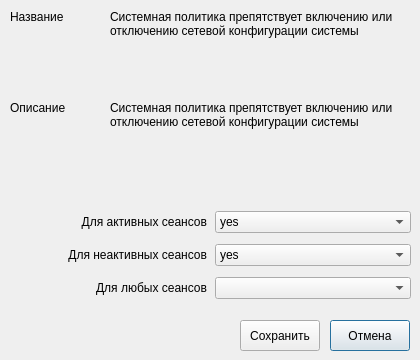
<?xml version="1.0" encoding="UTF-8"?>
<ui version="4.0">
 <class>Dialog</class>
 <widget class="QDialog" name="Dialog">
  <property name="windowModality">
   <enum>Qt::ApplicationModal</enum>
  </property>
  <property name="geometry">
   <rect>
    <x>0</x>
    <y>0</y>
    <width>420</width>
    <height>360</height>
   </rect>
  </property>
  <property name="sizePolicy">
   <sizepolicy hsizetype="Fixed" vsizetype="Preferred">
    <horstretch>0</horstretch>
    <verstretch>0</verstretch>
   </sizepolicy>
  </property>
  <property name="minimumSize">
   <size>
    <width>420</width>
    <height>360</height>
   </size>
  </property>
  <property name="maximumSize">
   <size>
    <width>420</width>
    <height>360</height>
   </size>
  </property>
  <property name="windowTitle">
   <string>Изменение политики</string>
  </property>
  <property name="modal">
   <bool>true</bool>
  </property>
  <widget class="QWidget" name="layoutWidget">
   <property name="geometry">
    <rect>
     <x>10</x>
     <y>10</y>
     <width>401</width>
     <height>181</height>
    </rect>
   </property>
   <layout class="QGridLayout" name="gridLayout">
    <property name="spacing">
     <number>0</number>
    </property>
    <item row="0" column="0">
     <widget class="QLabel" name="label">
      <property name="maximumSize">
       <size>
        <width>100</width>
        <height>16777215</height>
       </size>
      </property>
      <property name="text">
       <string>Название</string>
      </property>
      <property name="alignment">
       <set>Qt::AlignLeading|Qt::AlignLeft|Qt::AlignTop</set>
      </property>
     </widget>
    </item>
    <item row="0" column="1">
     <widget class="QLabel" name="lbMessage">
      <property name="text">
       <string>Системная политика препятствует включению или отключению сетевой конфигурации системы</string>
      </property>
      <property name="textFormat">
       <enum>Qt::PlainText</enum>
      </property>
      <property name="alignment">
       <set>Qt::AlignLeading|Qt::AlignLeft|Qt::AlignTop</set>
      </property>
      <property name="wordWrap">
       <bool>true</bool>
      </property>
     </widget>
    </item>
    <item row="1" column="0">
     <widget class="QLabel" name="label_3">
      <property name="maximumSize">
       <size>
        <width>100</width>
        <height>16777215</height>
       </size>
      </property>
      <property name="text">
       <string>Описание</string>
      </property>
      <property name="alignment">
       <set>Qt::AlignLeading|Qt::AlignLeft|Qt::AlignTop</set>
      </property>
     </widget>
    </item>
    <item row="1" column="1">
     <widget class="QLabel" name="lbDescription">
      <property name="text">
       <string>Системная политика препятствует включению или отключению сетевой конфигурации системы</string>
      </property>
      <property name="textFormat">
       <enum>Qt::PlainText</enum>
      </property>
      <property name="alignment">
       <set>Qt::AlignLeading|Qt::AlignLeft|Qt::AlignTop</set>
      </property>
      <property name="wordWrap">
       <bool>true</bool>
      </property>
     </widget>
    </item>
   </layout>
  </widget>
  <widget class="QWidget" name="layoutWidget">
   <property name="geometry">
    <rect>
     <x>10</x>
     <y>200</y>
     <width>401</width>
     <height>111</height>
    </rect>
   </property>
   <layout class="QGridLayout" name="gridLayout_2" rowstretch="0,0,0">
    <property name="leftMargin">
     <number>0</number>
    </property>
    <property name="horizontalSpacing">
     <number>8</number>
    </property>
    <property name="verticalSpacing">
     <number>0</number>
    </property>
    <item row="0" column="0">
     <widget class="QLabel" name="lbActive">
      <property name="text">
       <string>Для активных сеансов</string>
      </property>
      <property name="alignment">
       <set>Qt::AlignRight|Qt::AlignTrailing|Qt::AlignVCenter</set>
      </property>
     </widget>
    </item>
    <item row="0" column="1">
     <widget class="QComboBox" name="cbActive">
      <item>
       <property name="text">
        <string>yes</string>
       </property>
      </item>
      <item>
       <property name="text">
        <string>no</string>
       </property>
      </item>
      <item>
       <property name="text">
        <string>auth_self</string>
       </property>
      </item>
      <item>
       <property name="text">
        <string>auth_self_keep</string>
       </property>
      </item>
      <item>
       <property name="text">
        <string>auth_admin</string>
       </property>
      </item>
      <item>
       <property name="text">
        <string>auth_admin_keep</string>
       </property>
      </item>
     </widget>
    </item>
    <item row="1" column="0">
     <widget class="QLabel" name="lbInactive">
      <property name="text">
       <string>Для неактивных сеансов</string>
      </property>
      <property name="alignment">
       <set>Qt::AlignRight|Qt::AlignTrailing|Qt::AlignVCenter</set>
      </property>
     </widget>
    </item>
    <item row="1" column="1">
     <widget class="QComboBox" name="cbInactive">
      <item>
       <property name="text">
        <string>yes</string>
       </property>
      </item>
      <item>
       <property name="text">
        <string>no</string>
       </property>
      </item>
      <item>
       <property name="text">
        <string>auth_self</string>
       </property>
      </item>
      <item>
       <property name="text">
        <string>auth_self_keep</string>
       </property>
      </item>
      <item>
       <property name="text">
        <string>auth_admin</string>
       </property>
      </item>
      <item>
       <property name="text">
        <string>auth_admin_keep</string>
       </property>
      </item>
     </widget>
    </item>
    <item row="2" column="0">
     <widget class="QLabel" name="lbAny">
      <property name="text">
       <string>Для любых сеансов</string>
      </property>
      <property name="alignment">
       <set>Qt::AlignRight|Qt::AlignTrailing|Qt::AlignVCenter</set>
      </property>
     </widget>
    </item>
    <item row="2" column="1">
     <widget class="QComboBox" name="cbAny">
      <item>
       <property name="text">
        <string/>
       </property>
      </item>
      <item>
       <property name="text">
        <string>yes</string>
       </property>
      </item>
      <item>
       <property name="text">
        <string>no</string>
       </property>
      </item>
      <item>
       <property name="text">
        <string>auth_self</string>
       </property>
      </item>
      <item>
       <property name="text">
        <string>auth_self_keep</string>
       </property>
      </item>
      <item>
       <property name="text">
        <string>auth_admin</string>
       </property>
      </item>
      <item>
       <property name="text">
        <string>auth_admin_keep</string>
       </property>
      </item>
     </widget>
    </item>
   </layout>
  </widget>
  <widget class="QPushButton" name="btCancel">
   <property name="geometry">
    <rect>
     <x>330</x>
     <y>320</y>
     <width>80</width>
     <height>31</height>
    </rect>
   </property>
   <property name="text">
    <string>Отмена</string>
   </property>
  </widget>
  <widget class="QPushButton" name="btSave">
   <property name="geometry">
    <rect>
     <x>240</x>
     <y>320</y>
     <width>80</width>
     <height>31</height>
    </rect>
   </property>
   <property name="text">
    <string>Сохранить</string>
   </property>
  </widget>
 </widget>
 <resources/>
 <connections/>
</ui>
